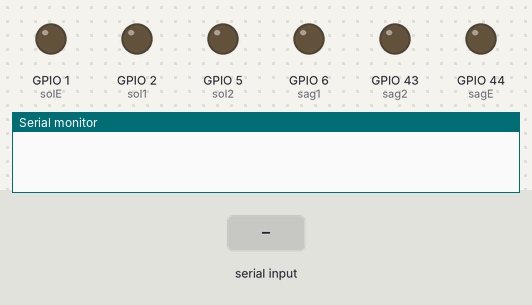
Recording of a sketch running on a simulated ESP32. Shown: output pins drawn as LEDs (lit = HIGH), the last lines printed to the serial monitor. The inputs (shaded band) are chosen by the test bench. Nothing arrives over Bluetooth unless stated.

Above: at 1.2 s.
1.3 s: "w" received over the second serial link
At 2.1 s:
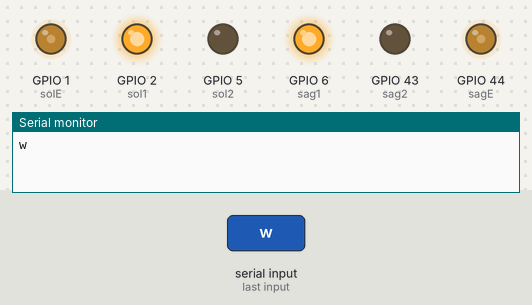
2.8 s: "s" received over the second serial link
At 3.2 s:
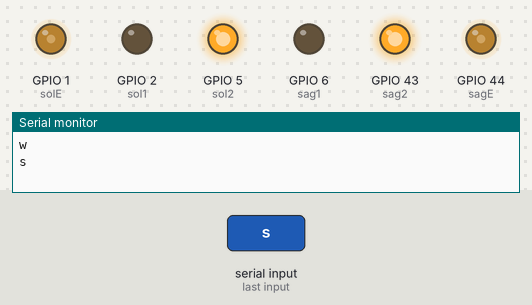
4.3 s: "a" received over the second serial link
At 5.5 s:
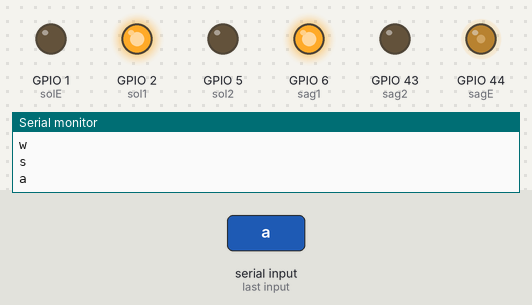
5.8 s: "d" received over the second serial link
At 6.7 s:
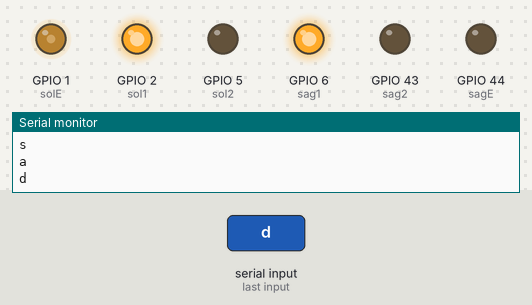
7.3 s: "e" received over the second serial link
At 7.9 s:
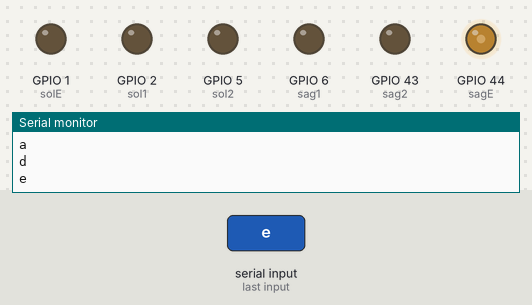
Timing chart, 0 to 9.8 s (numbered marks = the images above; inputs shaded):
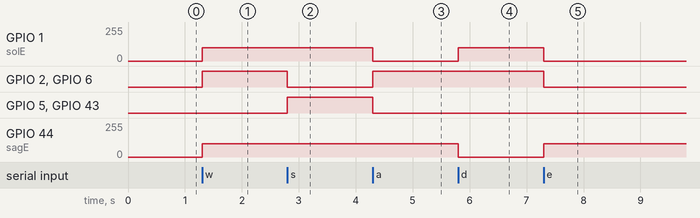

The sketch:

BluetoothKontrolluArac.ino
```cpp
#include "BluetoothSerial.h";
BluetoothSerial kablosuz;
char veri;

// Motorların bağlantı girişleri
int solE = D0;
int sol1 = D1;
int sol2 = D4;
int sag1 = D5;
int sag2 = D6;
int sagE = D7;

// int motorların hız değeri
int hiz = 100;

void setup() {
  // Seri port iletişimi için
  Serial.begin(115200);
  // Bluetooth modülünü MustafaSOLAK adıyla başlat
  kablosuz.begin("MustafaSOLAK");
  // Motorların uçlarını çıkış olarak ayarla
  pinMode(sol1, OUTPUT);
  pinMode(sol2, OUTPUT);
  pinMode(sag1, OUTPUT);
  pinMode(sag2, OUTPUT);
}
void loop() {
  while (kablosuz.available()) {
    veri = (char)kablosuz.read();
    Serial.println(veri);
    if (veri == 'w')
      ileri();
    else if (veri == 's')
      geri();
    else if (veri == 'a')
      sol();
    else if (veri == 'd')
      sag();
    else if (veri == 'e')
      dur();
  }
}

void ileri() {
  digitalWrite(sol1, HIGH);
  digitalWrite(sol2, LOW);
  analogWrite(solE, hiz);
  digitalWrite(sag1, HIGH);
  digitalWrite(sag2, LOW);
  analogWrite(sagE, hiz);
}
void geri() {
  digitalWrite(sol1, LOW);
  digitalWrite(sol2, HIGH);
  analogWrite(solE, hiz);
  digitalWrite(sag1, LOW);
  digitalWrite(sag2, HIGH);
  analogWrite(sagE, hiz);
}
void sag() {
  digitalWrite(sol1, HIGH);
  digitalWrite(sol2, LOW);
  analogWrite(solE, hiz);
  digitalWrite(sag1, HIGH);
  digitalWrite(sag2, LOW);
  analogWrite(sagE, 0);
}

void sol() {
  digitalWrite(sol1, HIGH);
  digitalWrite(sol2, LOW);
  analogWrite(solE, 0);
  digitalWrite(sag1, HIGH);
  digitalWrite(sag2, LOW);
  analogWrite(sagE, hiz);
}
void dur() {
  digitalWrite(sol1, LOW);
  digitalWrite(sol2, LOW);
  analogWrite(solE, 0);
  digitalWrite(sag1, LOW);
  digitalWrite(sag2, LOW);
  analogWrite(sagE, hiz);
}
```

Measured:
- after the input at 1.3 s, GPIO 1 (solE), GPIO 44 (sagE): 0/255 → 100/255 at once; GPIO 2 (sol1), GPIO 6 (sag1): LOW → HIGH at once
- after the input at 2.8 s, GPIO 2 (sol1), GPIO 6 (sag1): HIGH → LOW at once; GPIO 5 (sol2), GPIO 43 (sag2): LOW → HIGH at once
- after the input at 4.3 s, GPIO 1 (solE): 100/255 → 0/255 at once; GPIO 2 (sol1), GPIO 6 (sag1): LOW → HIGH at once; GPIO 5 (sol2), GPIO 43 (sag2): HIGH → LOW at once
- after the input at 5.8 s, GPIO 1 (solE): 0/255 → 100/255 at once; GPIO 44 (sagE): 100/255 → 0/255 at once
- after the input at 7.3 s, GPIO 1 (solE): 100/255 → 0/255 at once; GPIO 2 (sol1), GPIO 6 (sag1): HIGH → LOW at once; GPIO 44 (sagE): 0/255 → 100/255 at once
